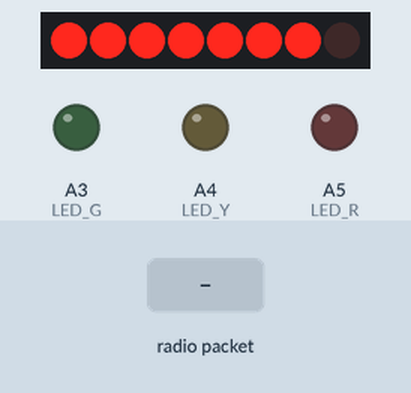
This sketch was run on a simulated Arduino Uno, built for the host (arithmetic inside an expression is 32-bit, double 64-bit). Shown: 8 shift-register outputs drawn as a row of LEDs (first output left, lit = HIGH), output pins drawn as LEDs (lit = HIGH). Wiring (inferred from the names in the program): shift register (74HC595): data pin 4; shift clock pin 3; latch pin 6. Wiring (inferred from the signals the program sends): row of LEDs: on Q0, Q1, Q2, Q3, Q4, Q5, Q6, Q7. The inputs (shaded band) are chosen by the test bench. No radio packets arrive unless stated; pins used as bus, display or sensor lines are not drawn; what the sketch prints to the serial monitor is not drawn.

Above: at 0.08 s.
1.3 s: radio packet "1" arrives
Timing chart, 0 to 4.3 s (numbered marks = the images above; inputs shaded):
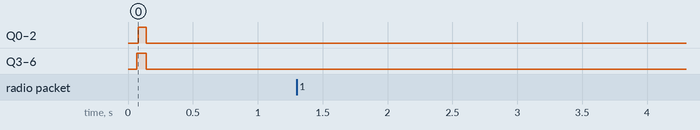

Measured:
- after the input at 1.3 s, every drawn part: stays the same

The sketch:

Proto02_P01_RXprint.ino
```cpp
// Author : Nathan Jambe
// This code is intended to work with the prototype 0.2.1
// September 2014

#include <EtherCard.h>
#include <SPI.h>
#include <VirtualWire.h>

/********* IO PORTS **********/
#define PIN_SCE   6
#define PIN_RESET 7
#define PIN_DC    5
#define PIN_SDIN  4
#define PIN_SCLK  3

#define LED_R     A5
#define LED_Y     A4
#define LED_G     A3

#define BUT_UP     A0
#define BUT_DOWN   9
#define BUT_CENTER A2
#define BUT_LEFT   10
#define BUT_RIGHT  A1

/****** NETWORK VALUES ******/
#define STATIC         1  // set to 1 to disable DHCP
#define IN_PORT        7777
#define OUT_PORT       7890
#define SERVER_IP      "192.168.1.98"
#define MY_IP          "192.168.1.80"
#define GW_IP          "192.168.1.1"
static byte mymac[] = { 0x74,0x69,0x69,0x2D,0x30,0x31 }; // ethernet mac address

/****** SCREEN VALUES ******/
#define LCD_C     LOW
#define LCD_D     HIGH
#define LCD_X     84
#define LCD_Y     48

/****** RX / TX VALUES ******/
#define RXBAUDRATE 9600
#define RXPIN      2

/******** FUNCTIONS *********/
#define LED_R_ON   digitalWrite(LED_R, HIGH)
#define LED_R_OFF  digitalWrite(LED_R, LOW)
#define LED_Y_ON   digitalWrite(LED_Y, HIGH)
#define LED_Y_OFF  digitalWrite(LED_Y, LOW)
#define LED_G_ON   digitalWrite(LED_G, HIGH)
#define LED_G_OFF  digitalWrite(LED_G, LOW)

#define CND_UP     if (BUT_UP == HIGH)
#define CND_DOWN   if (BUT_DOWN == HIGH)
#define CND_LEFT   if (BUT_LEFT == HIGH)
#define CND_RIGHT  if (BUT_RIGHT == HIGH)
#define CND_CENTER if (BUT_CENTER == HIGH)

// Ethernet variables
byte Ethernet::buffer[700]; // tcp/ip send and receive buffer
byte myip[4];
static byte gwip[4];

// Screen variables
int count=0;
char dat[4];
char disp_tab[]={
  '0','1','2','3','4','5','6','7','8','9'};
char buf[72]="A_simple_example_of_interfacing_with_the_84_x_48_pixel_Nokia_3310_LCD!!";

static const byte ASCII[][5] =
{  {    0x00, 0x00, 0x00, 0x00, 0x00    } // 20
  ,{    0x00, 0x00, 0x5f, 0x00, 0x00    } // 21 !
  ,{    0x00, 0x07, 0x00, 0x07, 0x00    } // 22 "
  ,{    0x14, 0x7f, 0x14, 0x7f, 0x14    } // 23 #
  ,{    0x24, 0x2a, 0x7f, 0x2a, 0x12    } // 24 $
  ,{    0x23, 0x13, 0x08, 0x64, 0x62    } // 25 %
  ,{    0x36, 0x49, 0x55, 0x22, 0x50    } // 26 &
  ,{    0x00, 0x05, 0x03, 0x00, 0x00    } // 27 '
  ,{    0x00, 0x1c, 0x22, 0x41, 0x00    } // 28 (
  ,{    0x00, 0x41, 0x22, 0x1c, 0x00    } // 29 )
  ,{    0x14, 0x08, 0x3e, 0x08, 0x14    } // 2a *
  ,{    0x08, 0x08, 0x3e, 0x08, 0x08    } // 2b +
  ,{    0x00, 0x50, 0x30, 0x00, 0x00    } // 2c ,
  ,{    0x08, 0x08, 0x08, 0x08, 0x08    } // 2d -
  ,{    0x00, 0x60, 0x60, 0x00, 0x00    } // 2e .
  ,{    0x20, 0x10, 0x08, 0x04, 0x02    } // 2f /
  ,{    0x3e, 0x51, 0x49, 0x45, 0x3e    } // 30 0
  ,{    0x00, 0x42, 0x7f, 0x40, 0x00    } // 31 1
  ,{    0x42, 0x61, 0x51, 0x49, 0x46    } // 32 2
  ,{    0x21, 0x41, 0x45, 0x4b, 0x31    } // 33 3
  ,{    0x18, 0x14, 0x12, 0x7f, 0x10    } // 34 4
  ,{    0x27, 0x45, 0x45, 0x45, 0x39    } // 35 5
  ,{    0x3c, 0x4a, 0x49, 0x49, 0x30    } // 36 6
  ,{    0x01, 0x71, 0x09, 0x05, 0x03    } // 37 7
  ,{    0x36, 0x49, 0x49, 0x49, 0x36    } // 38 8
  ,{    0x06, 0x49, 0x49, 0x29, 0x1e    } // 39 9
  ,{    0x00, 0x36, 0x36, 0x00, 0x00    } // 3a :
  ,{    0x00, 0x56, 0x36, 0x00, 0x00    } // 3b ;
  ,{    0x08, 0x14, 0x22, 0x41, 0x00    } // 3c <
  ,{    0x14, 0x14, 0x14, 0x14, 0x14    } // 3d =
  ,{    0x00, 0x41, 0x22, 0x14, 0x08    } // 3e >
  ,{    0x02, 0x01, 0x51, 0x09, 0x06    } // 3f ?
  ,{    0x32, 0x49, 0x79, 0x41, 0x3e    } // 40 @
  ,{    0x7e, 0x11, 0x11, 0x11, 0x7e    } // 41 A
  ,{    0x7f, 0x49, 0x49, 0x49, 0x36    } // 42 B
  ,{    0x3e, 0x41, 0x41, 0x41, 0x22    } // 43 C
  ,{    0x7f, 0x41, 0x41, 0x22, 0x1c    } // 44 D
  ,{    0x7f, 0x49, 0x49, 0x49, 0x41    } // 45 E
  ,{    0x7f, 0x09, 0x09, 0x09, 0x01    } // 46 F
  ,{    0x3e, 0x41, 0x49, 0x49, 0x7a    } // 47 G
  ,{    0x7f, 0x08, 0x08, 0x08, 0x7f    } // 48 H
  ,{    0x00, 0x41, 0x7f, 0x41, 0x00    } // 49 I
  ,{    0x20, 0x40, 0x41, 0x3f, 0x01    } // 4a J
  ,{    0x7f, 0x08, 0x14, 0x22, 0x41    } // 4b K
  ,{    0x7f, 0x40, 0x40, 0x40, 0x40    } // 4c L
  ,{    0x7f, 0x02, 0x0c, 0x02, 0x7f    } // 4d M
  ,{    0x7f, 0x04, 0x08, 0x10, 0x7f    } // 4e N
  ,{    0x3e, 0x41, 0x41, 0x41, 0x3e    } // 4f O
  ,{    0x7f, 0x09, 0x09, 0x09, 0x06    } // 50 P
  ,{    0x3e, 0x41, 0x51, 0x21, 0x5e    } // 51 Q
  ,{    0x7f, 0x09, 0x19, 0x29, 0x46    } // 52 R
  ,{    0x46, 0x49, 0x49, 0x49, 0x31    } // 53 S
  ,{    0x01, 0x01, 0x7f, 0x01, 0x01    } // 54 T
  ,{    0x3f, 0x40, 0x40, 0x40, 0x3f    } // 55 U
  ,{    0x1f, 0x20, 0x40, 0x20, 0x1f    } // 56 V
  ,{    0x3f, 0x40, 0x38, 0x40, 0x3f    } // 57 W
  ,{    0x63, 0x14, 0x08, 0x14, 0x63    } // 58 X
  ,{    0x07, 0x08, 0x70, 0x08, 0x07    } // 59 Y
  ,{    0x61, 0x51, 0x49, 0x45, 0x43    } // 5a Z
  ,{    0x00, 0x7f, 0x41, 0x41, 0x00    } // 5b [
  ,{    0x02, 0x04, 0x08, 0x10, 0x20    } // 5c ¥
  ,{    0x00, 0x41, 0x41, 0x7f, 0x00    } // 5d ]
  ,{    0x04, 0x02, 0x01, 0x02, 0x04    } // 5e ^
  ,{    0x40, 0x40, 0x40, 0x40, 0x40    } // 5f _
  ,{    0x00, 0x01, 0x02, 0x04, 0x00    } // 60 `
  ,{    0x20, 0x54, 0x54, 0x54, 0x78    } // 61 a
  ,{    0x7f, 0x48, 0x44, 0x44, 0x38    } // 62 b
  ,{    0x38, 0x44, 0x44, 0x44, 0x20    } // 63 c
  ,{    0x38, 0x44, 0x44, 0x48, 0x7f    } // 64 d
  ,{    0x38, 0x54, 0x54, 0x54, 0x18    } // 65 e
  ,{    0x08, 0x7e, 0x09, 0x01, 0x02    } // 66 f
  ,{    0x0c, 0x52, 0x52, 0x52, 0x3e    } // 67 g
  ,{    0x7f, 0x08, 0x04, 0x04, 0x78    } // 68 h
  ,{    0x00, 0x44, 0x7d, 0x40, 0x00    } // 69 i
  ,{    0x20, 0x40, 0x44, 0x3d, 0x00    } // 6a j
  ,{    0x7f, 0x10, 0x28, 0x44, 0x00    } // 6b k
  ,{    0x00, 0x41, 0x7f, 0x40, 0x00    } // 6c l
  ,{    0x7c, 0x04, 0x18, 0x04, 0x78    } // 6d m
  ,{    0x7c, 0x08, 0x04, 0x04, 0x78    } // 6e n
  ,{    0x38, 0x44, 0x44, 0x44, 0x38    } // 6f o
  ,{    0x7c, 0x14, 0x14, 0x14, 0x08    } // 70 p
  ,{    0x08, 0x14, 0x14, 0x18, 0x7c    } // 71 q
  ,{    0x7c, 0x08, 0x04, 0x04, 0x08    } // 72 r
  ,{    0x48, 0x54, 0x54, 0x54, 0x20    } // 73 s
  ,{    0x04, 0x3f, 0x44, 0x40, 0x20    } // 74 t
  ,{    0x3c, 0x40, 0x40, 0x20, 0x7c    } // 75 u
  ,{    0x1c, 0x20, 0x40, 0x20, 0x1c    } // 76 v
  ,{    0x3c, 0x40, 0x30, 0x40, 0x3c    } // 77 w
  ,{    0x44, 0x28, 0x10, 0x28, 0x44    } // 78 x
  ,{    0x0c, 0x50, 0x50, 0x50, 0x3c    } // 79 y
  ,{    0x44, 0x64, 0x54, 0x4c, 0x44    } // 7a z
  ,{    0x00, 0x08, 0x36, 0x41, 0x00    } // 7b {
  ,{    0x00, 0x00, 0x7f, 0x00, 0x00    } // 7c |
  ,{    0x00, 0x41, 0x36, 0x08, 0x00    } // 7d }
  ,{    0x10, 0x08, 0x08, 0x10, 0x08    } // 7e ←
  ,{    0x78, 0x46, 0x41, 0x46, 0x78    } // 7f →
};

void LcdCharacter(char character) {
  LcdWrite(LCD_D, 0x00);
  for (int index = 0; index < 5; index++) {
    LcdWrite(LCD_D, ASCII[character - 0x20][index]);
  }
  LcdWrite(LCD_D, 0x00);
}

void LcdClear(void) {
  for (int index = 0; index < LCD_X * LCD_Y / 8; index++) {
    LcdWrite(LCD_D, 0x00);
  }
}

void LcdInitialise(void) {
  pinMode(PIN_SCE, OUTPUT);
  pinMode(PIN_RESET, OUTPUT);
  pinMode(PIN_DC, OUTPUT);
  pinMode(PIN_SDIN, OUTPUT);
  pinMode(PIN_SCLK, OUTPUT);
  digitalWrite(PIN_RESET, LOW);
  digitalWrite(PIN_RESET, HIGH);
  LcdWrite(LCD_C, 0x21 );  // LCD Extended Commands.
  LcdWrite(LCD_C, 0xBF );  // Set LCD Vop (Contrast).
  LcdWrite(LCD_C, 0x04 );  // Set Temp coefficent. //0x04
  LcdWrite(LCD_C, 0x14 );  // LCD bias mode 1:48. //0x13
  LcdWrite(LCD_C, 0x0C );  // LCD in normal mode.
  LcdWrite(LCD_C, 0x20 );
  LcdWrite(LCD_C, 0x0C );
}

void LcdString(char *characters) {
  while (*characters) {
    LcdCharacter(*characters++);
  }
}

void LcdString(String characters) {
  characters.toCharArray(buf, characters.length());
  LcdString(buf);
}

void LcdWrite(byte dc, byte data) {
  digitalWrite(PIN_DC, dc);
  digitalWrite(PIN_SCE, LOW);
  shiftOut(PIN_SDIN, PIN_SCLK, MSBFIRST, data);
  digitalWrite(PIN_SCE, HIGH);
}

void gotoXY(int x, int y) {
  LcdWrite( 0, 0x80 | x);  // Column.
  LcdWrite( 0, 0x40 | y);  // Row.

}

void inline ethernetInit(void) {
  if (ether.begin(sizeof Ethernet::buffer, mymac) == 0)
    LED_R_ON;
  #if STATIC
    ether.parseIp(ether.myip, MY_IP);
    ether.parseIp(ether.gwip, GW_IP);
    ether.staticSetup(myip, gwip);
  #else
    if (!ether.dhcpSetup())
      LED_Y_ON;
  #endif
}

void inline rxInit() {
  vw_set_ptt_inverted(true); // Required by the RF module
  vw_setup(RXBAUDRATE);      // bps connection speed
  vw_set_rx_pin(RXPIN);      // Arduino pin to connect the receiver data pin
  vw_rx_start();             // Start the receiver
}

void setup(void) {
  // IO
  pinMode(BUT_UP, INPUT);
  pinMode(BUT_DOWN, INPUT);
  pinMode(BUT_LEFT, INPUT);
  pinMode(BUT_RIGHT, INPUT);
  pinMode(BUT_CENTER, INPUT);

  pinMode(LED_R, OUTPUT);
  pinMode(LED_Y, OUTPUT);
  pinMode(LED_G, OUTPUT);

  // Screen
  LcdInitialise();
  LcdClear();

  // Ethernet
  ethernetInit();

  // RX / TX
  rxInit();

  gotoXY(0,0);
  LcdString("Waiting for data");

  Serial.begin(9600);
}

void loop(void) {
  uint8_t buf[VW_MAX_MESSAGE_LEN];
  uint8_t buflen = VW_MAX_MESSAGE_LEN;
  if (vw_get_message(buf, &buflen))      // We check if we have received data
  {
    // Message with proper check
    for (int i = 0; i < buflen; i++)
    {
      Serial.write(buf[i]);
    }
//    LcdClear();
//    gotoXY(0,0);
//    LcdString(reinterpret_cast<char *>(buf));
    Serial.println();
  }
}
```
